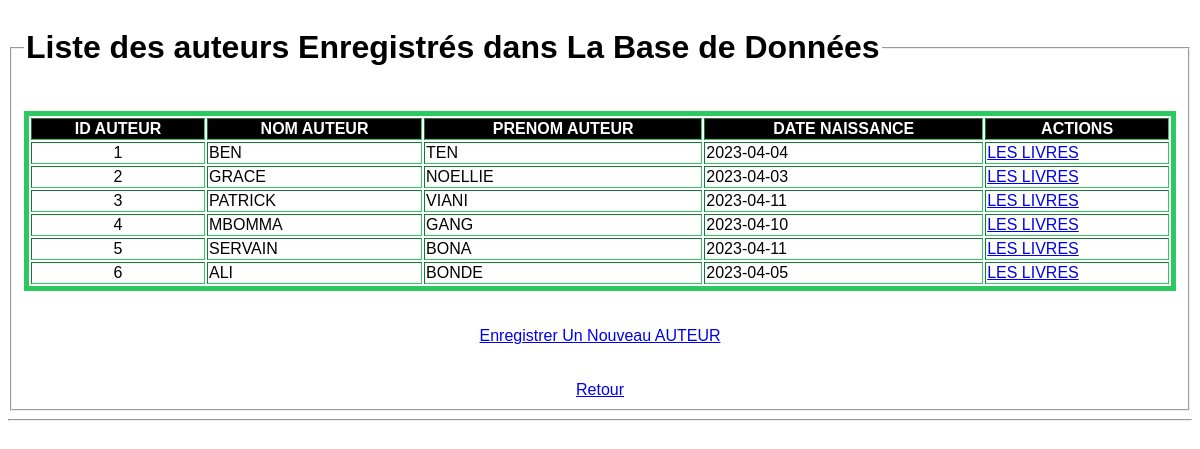
Screenshot of /ListeAuteurs.php with the database file from the repository.
### tables this page shows
CREATE TABLE IF NOT EXISTS `auteur` (
  `IDAUTEUR` int(11) NOT NULL AUTO_INCREMENT,
  `NOMAUTEUR` varchar(50) DEFAULT NULL,
  `PRENOMAUTEUR` varchar(50) DEFAULT NULL,
  `DATENAISSANCEAUTEUR` date DEFAULT NULL,
  PRIMARY KEY (`IDAUTEUR`)
);

### ListeAuteurs.php (the view, shortened to what this page needs)
<?php
	require_once('connexion.php');
		$resultat = $con->query("SELECT * FROM auteur");
?>
<!DOCTYPE HTML>
<html>
	<head>
		<link rel="stylesheet" href="monstyle.css">
	</head>
	<body><div><div><div>
				<fieldset><legend><div><H1>Liste des auteurs Enregistrés dans La Base de Données</H1></div></legend><br>
					<center><table border=2 cellspacing=2>
						<thead><tr>
								<th>ID AUTEUR</th>
								<th>NOM AUTEUR</th>
								<th>PRENOM AUTEUR</th>
								<th>DATE NAISSANCE </th>
								<th>ACTIONS</th>
							</tr></thead>
						<tbody>
							<?php while($VBLETABLE=$resultat->fetch()){?>
								<tr>
									<td align="center"><?php echo $VBLETABLE['IDAUTEUR'] ?></td>
									<td><?php echo $VBLETABLE['NOMAUTEUR'] ?></td>
									<td><?php echo $VBLETABLE['PRENOMAUTEUR'] ?></td>
									<td><?php echo $VBLETABLE['DATENAISSANCEAUTEUR'] ?></td>
									<td>
											<a href="Livres.php?IDAUTEUR=<?php echo $VBLETABLE['IDAUTEUR'] ?>">LES LIVRES
											</a>
										<?php } ?>
									</td></tr>
						</tbody></table><br><br><a href="AjouterAuteur.php">Enregistrer Un Nouveau AUTEUR</a>
						<br> <br>
						<br>
						<a href="index.php">Retour</a>
					</center></fieldset><hr></div></div></div>
	</body>
</html>

### Monstyle.css (style rules this page uses)
table { border:solid 5px rgb(43, 201, 95) ; width: 100%; }
html { font-family: 'Franklin Gothic Medium', 'Arial Narrow', Arial, sans-serif; font-weight: inherit 150px; }
th { background-color: black; color: white; }

### rows the page displays
auteur: IDAUTEUR "1", NOMAUTEUR "BEN", PRENOMAUTEUR "TEN", DATENAISSANCEAUTEUR "2023-04-04"
auteur: IDAUTEUR "2", NOMAUTEUR "GRACE", PRENOMAUTEUR "NOELLIE", DATENAISSANCEAUTEUR "2023-04-03"
auteur: IDAUTEUR "3", NOMAUTEUR "PATRICK", PRENOMAUTEUR "VIANI", DATENAISSANCEAUTEUR "2023-04-11"
auteur: IDAUTEUR "4", NOMAUTEUR "MBOMMA", PRENOMAUTEUR "GANG", DATENAISSANCEAUTEUR "2023-04-10"
auteur: IDAUTEUR "5", NOMAUTEUR "SERVAIN", PRENOMAUTEUR "BONA", DATENAISSANCEAUTEUR "2023-04-11"
auteur: IDAUTEUR "6", NOMAUTEUR "ALI", PRENOMAUTEUR "BONDE", DATENAISSANCEAUTEUR "2023-04-05"
